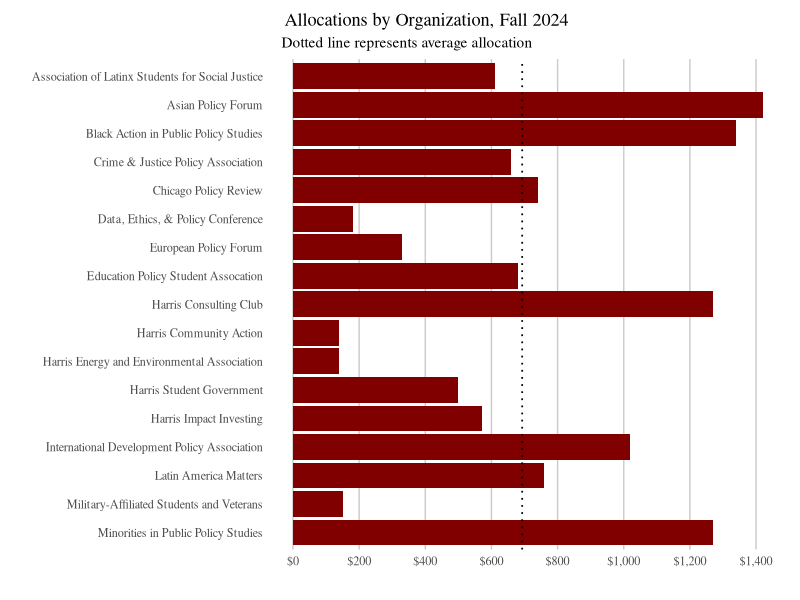

This figure's R source: (Note: this script raises an error after producing the figure.)
## ---- chunk 1
knitr::opts_chunk$set(echo = F, warning = F,message = F)
library(tidyverse)
## ---- chunk 2
df = read.csv("2024.csv")
hours = read.csv("hours.csv")

df <- df %>%
  group_by(org) %>%
  mutate(
    totalrequested=sum(amount),
    org=str_wrap(org,60)
  ) %>%
  ungroup() %>%
  mutate(
    org=factor(org,levels=rev(unique(org)),ordered=T)
  )

barstyle <- function(p,dist=200,dollars=T) {
  p <- p  +
    xlab("") +
    ylab("") +
    coord_flip() +
    theme_classic(base_family = "serif") +
    theme(
      axis.line.y=element_blank(),
      axis.ticks.y=element_blank(),
      axis.line.x=element_blank(),
      axis.ticks.x=element_blank(),
      panel.grid.major.x=element_line(color="gray80"),
      plot.margin=unit(c(10,10,10,10), "pt")
    )
  
  if (dollars) {
    p <- p +
    scale_y_continuous(
      breaks = seq(0,50000,by=dist),
      labels = scales::dollar_format()
    )
  }

  return(p)
}


pointstyle <- function(p,dist=200,dollars=T) {
  p <- p  +
    theme_classic(base_family = "serif") +
    theme(
      axis.line.y=element_blank(),
      axis.ticks.y=element_blank(),
      axis.line.x=element_blank(),
      axis.ticks.x=element_blank(),
      panel.grid.major.x=element_line(color="gray80"),
      panel.grid.major.y=element_line(color="gray80"),
      plot.margin=unit(c(10,10,10,10), "pt"),
      aspect.ratio=1
    )
  
  if (dollars) {
    p <- p +
    scale_x_continuous(
      breaks = seq(0,50000,by=dist),
      labels = scales::dollar_format()
    ) +
    scale_y_continuous(
      breaks = seq(0,50000,by=200),
      labels = scales::dollar_format()
    )
  }

  return(p)
}
## ---- chunk 3
p <- df %>%
  group_by(org) %>%
  summarize(total=mean(totalreceived)) %>%
  ggplot(aes(org,total)) +
  geom_bar(stat="identity",show.legend=F,fill="#800000") +
  labs(
    title="   Allocations by Organization, Fall 2024",
    subtitle="   Dotted line represents average allocation"
  ) +
  geom_hline(
    yintercept=mean(summarize(group_by(df,org),m=mean(totalreceived,na.rm=T))[["m"]],na.rm=T),
    linetype="dotted",
    size=.6
  )

barstyle(p)
## ---- chunk 4
rollover <- df %>%
  group_by(org) %>%
  summarize(rollover=mean(totalrollover))
  
style(p,2000)
p <- df %>%
  group_by(org) %>%
  summarize(total=mean(totalreceived)) %>%
  ggplot() +
  geom_bar(aes(org,total),
           stat="identity",show.legend=F,fill="#800000") +
  geom_segment(aes(x = org, xend = org, y = 0, yend = rollover$rollover)) +
  geom_point(aes(org,rollover$rollover)) +
  labs(
    title="   Allocations Compared to Rollover/\n   External Funding by Organization,\n   Fall 2024",
    subtitle="   Points represent rollover/external amount"
  ) +
  geom_hline(
    yintercept=mean(summarize(group_by(df,org),m=mean(totalreceived,na.rm=T))[["m"]],na.rm=T),
    linetype="dotted",
    size=.6
  )

barstyle(p,dist=1000)
## ---- chunk 5
nevents <- df %>%
  group_by(org) %>%
  summarize(total=mean(nevents)) 

p <- df %>%
  group_by(org) %>%
  summarize(total=mean(totalreceived)) %>%
  ggplot() +
  geom_bar(aes(org,total/100),stat="identity",show.legend=F,fill="#800000") +
  geom_segment(aes(x = org, xend = org, y = 0, yend = nevents$total)) +
  geom_point(aes(org,nevents$total)) +
  labs(
    title="   Allocations (in $100s) Compared to\n  Number of Events Planned by Organization,\n  Fall 2024",
    subtitle="   Points represent number of events"
  )

barstyle(p,dollars=F) +
  scale_y_continuous(breaks=seq(0,20,2))
## ---- chunk 6
# is receiving a low amount of funding correlated with hosting less events than planned?
df$devents <- df$events.planned-df$eventsactual
lm(totalreceived~devents,df) %>% summary()

p <- df %>%
  ggplot(aes(totalreceived,devents)) +
  geom_point(color="#800000") +
  xlab("Allocation") +
  ylab("Number of events canceled") +
  labs(title="Low allocation not associated with number of canceled events")

pointstyle(p,dollars=F)
## ---- chunk 7
# if we don't know how much they spent, assume received plus some rollover
df[is.na(df$actual),"actual"] <- df[is.na(df$actual),"totalreceived"] + df[is.na(df$actual),"externalreceived"] + round(df[is.na(df$actual),"totalrollover"] * .2)
## ---- chunk 8
# recalculate total requested for only those events held
df <- df %>%
  filter(actual!=0) %>%
  group_by(org) %>%
  mutate(totalrequested=sum(amount,na.rm=T))

# cap actual spent by amount we granted
df <- mutate(df,actualhsg=min(totalreceived,actual))
## ---- chunk 9
p <- df %>%
  group_by(org,category) %>%
  summarize(
    # we are missing detailed information for actual spending, so impute:
    # scale the amount requested by actual spending
    adjusted=sum(amount,na.rm=T)/mean(totalrequested,na.rm=T)*mean(actualhsg,na.rm=T)
  ) %>%
  group_by(category) %>%
  summarize(adjusted=round(sum(adjusted,na.rm=T))) %>%
  filter(!is.na(adjusted),category!="") %>%
  mutate(
    category=fct_reorder(str_to_sentence(category), adjusted)
  ) %>%
  ggplot(aes(category,adjusted)) +
  geom_bar(stat="identity",show.legend=F,fill="#800000") +
  labs(title="    HSG Funds Spending by Event Type, Fall 2024",
       subtitle="     Estimated from amount requested per category")

barstyle(p,dist=1000)
## ---- chunk 10
p <- df %>%
  group_by(org,type) %>%
  summarize(
    # scale the amount requested by 
    adjusted=sum(amount,na.rm=T)/mean(totalrequested,na.rm=T)*mean(actualhsg,na.rm=T)
  ) %>%
  group_by(type) %>%
  summarize(adjusted=round(sum(adjusted,na.rm=T))) %>%
  filter(!is.na(adjusted),type!="") %>%
  mutate(
    type=fct_reorder(str_to_sentence(type), adjusted)
  ) %>%
  ggplot(aes(type,adjusted)) +
  geom_bar(stat="identity",show.legend=F,fill="#800000") +
  labs(title="    HSG Funds Spending by Item Type, Fall 2024",
       subtitle="     Estimated from amount requested per item type")

barstyle(p,dist=2000)
